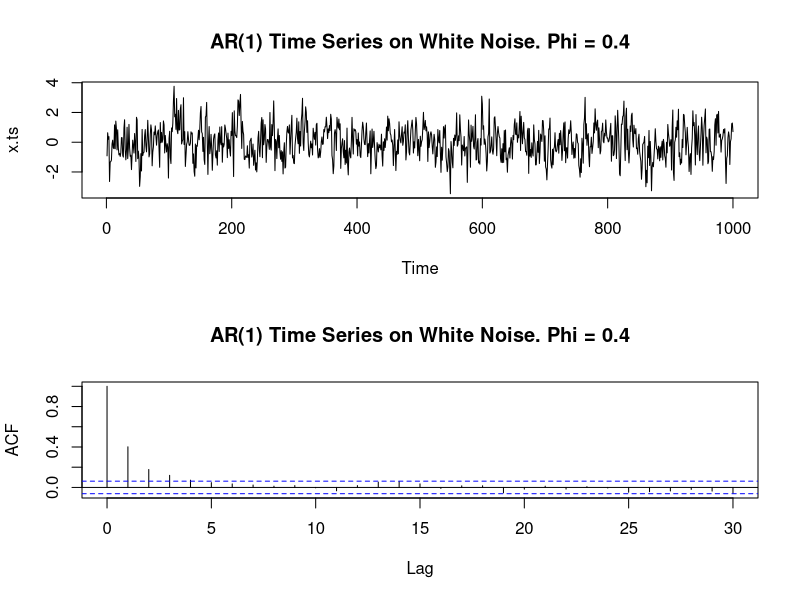
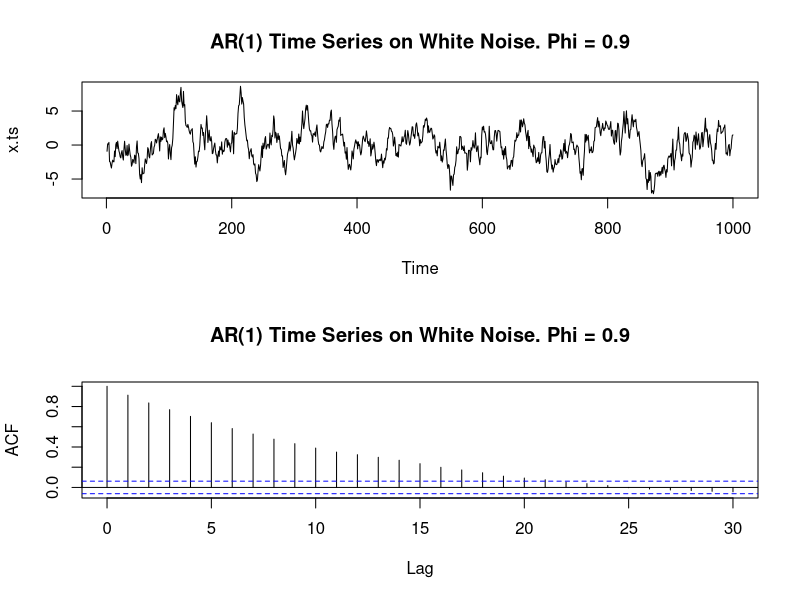
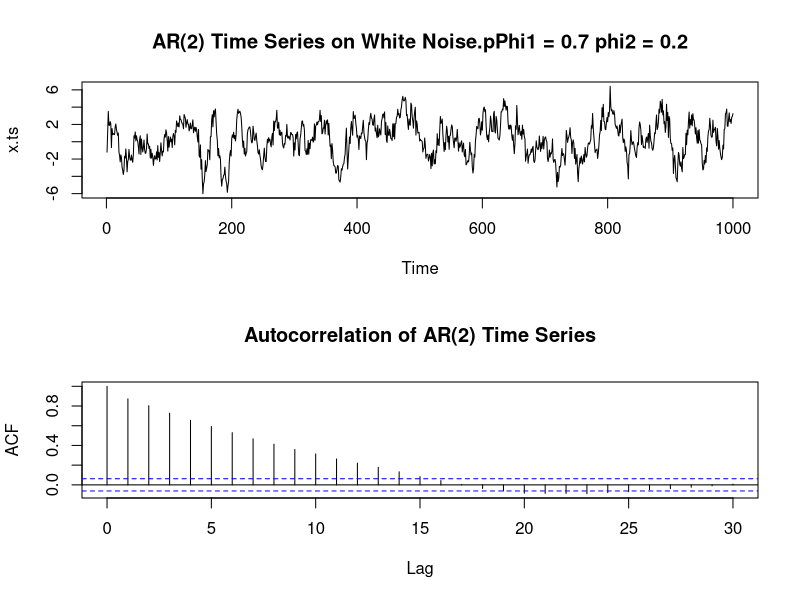
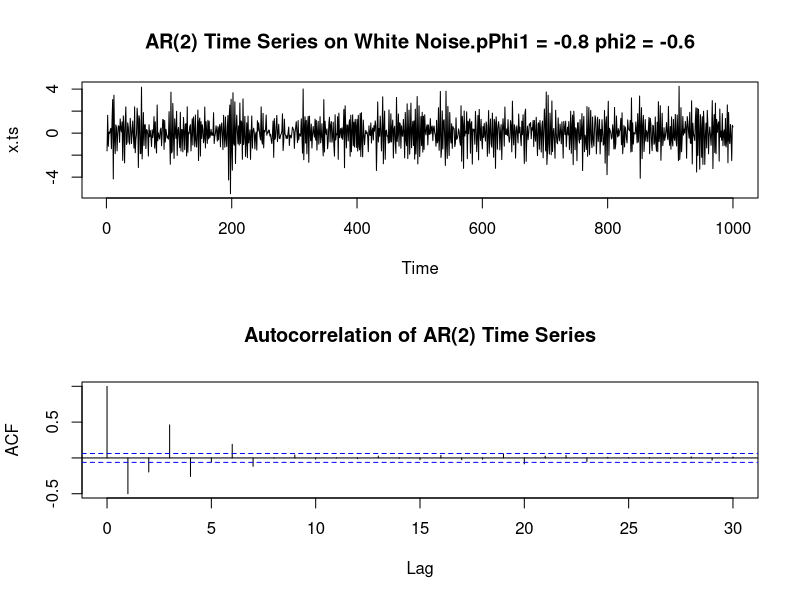

These figures' R source, in order:
## ---- chunk 1
set.seed(2016)
n = 1000
phi = 0.4
z = rnorm(n, 0, 1)
x = NULL
x[1] = z[1]

for (t in 2:n) {
  x[t] = z[t] + phi * x[t-1]
}

x.ts = ts(x)
## ---- chunk 2
par(mfrow=c(2, 1))
plot(x.ts, main="AR(1) Time Series on White Noise. Phi = 0.4")
X.acf = acf(x.ts, main="AR(1) Time Series on White Noise. Phi = 0.4")
## ---- chunk 3
set.seed(2016)
n = 1000
phi = 0.9
z = rnorm(n, 0, 1)
x = NULL
x[1] = z[1]

for (t in 2:n) {
  x[t] = z[t] + phi * x[t-1]
}

x.ts = ts(x)

par(mfrow=c(2, 1))
plot(x.ts, main="AR(1) Time Series on White Noise. Phi = 0.9")
X.acf = acf(x.ts, main="AR(1) Time Series on White Noise. Phi = 0.9")
## ---- chunk 4
set.seed(2017)
n = 1000
phi1 = 0.7
phi2  = 0.2
x.ts <- arima.sim(list(ar=c(phi1, phi2)), n=n)

par(mfrow=c(2,1))
plot(x.ts, main=paste("AR(2) Time Series on White Noise.pPhi1 =", phi1, "phi2 =", phi2))
x.acf = acf(x.ts, main="Autocorrelation of AR(2) Time Series")
## ---- chunk 5
set.seed(2017)
n = 1000
phi1 = -0.8
phi2  = -0.6
x.ts <- arima.sim(list(ar=c(phi1, phi2)), n=n)

par(mfrow=c(2,1))
plot(x.ts, main=paste("AR(2) Time Series on White Noise.pPhi1 =", phi1, "phi2 =", phi2))
x.acf = acf(x.ts, main="Autocorrelation of AR(2) Time Series")
